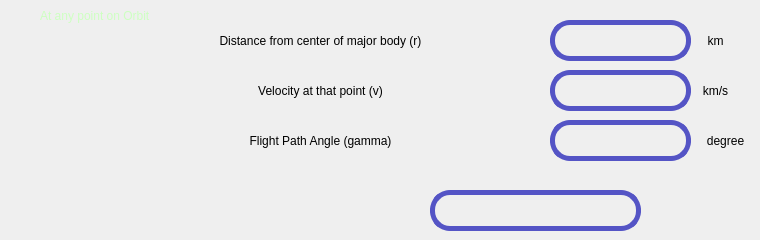
                           <widget class="QWidget" name="r_v_gamma_screen">
                            <widget class="QLabel" name="distance_frm_cntr_of_body_inpt_rvgamma">
                             <property name="geometry">
                              <rect>
                               <x>550</x>
                               <y>20</y>
                               <width>141</width>
                               <height>41</height>
                              </rect>
                             </property>
                             <property name="styleSheet">
                              <string notr="true">QLabel{
	
	border: 5px solid rgb(84, 84, 197);
	font: 12pt &quot;Arial&quot;;
	border-radius: 20px;
	color:white;
}


QLabel:hover{
	border: 4px solid rgb(2, 119, 189);


}</string>
                             </property>
                             <property name="text">
                              <string/>
                             </property>
                            </widget>
                            <widget class="QLabel" name="label_20">
                             <property name="geometry">
                              <rect>
                               <x>40</x>
                               <y>5</y>
                               <width>181</width>
                               <height>21</height>
                              </rect>
                             </property>
                             <property name="styleSheet">
                              <string notr="true">color:rgb(205, 255, 193);
border:none;</string>
                             </property>
                             <property name="text">
                              <string>At any point on Orbit</string>
                             </property>
                            </widget>
                            <widget class="QLabel" name="label_21">
                             <property name="geometry">
                              <rect>
                               <x>100</x>
                               <y>20</y>
                               <width>441</width>
                               <height>41</height>
                              </rect>
                             </property>
                             <property name="layoutDirection">
                              <enum>Qt::RightToLeft</enum>
                             </property>
                             <property name="styleSheet">
                              <string notr="true">border:none;</string>
                             </property>
                             <property name="text">
                              <string>Distance from center of major body (r)</string>
                             </property>
                             <property name="alignment">
                              <set>Qt::AlignCenter</set>
                             </property>
                            </widget>
                            <widget class="QLabel" name="label_30">
                             <property name="geometry">
                              <rect>
                               <x>100</x>
                               <y>70</y>
                               <width>441</width>
                               <height>41</height>
                              </rect>
                             </property>
                             <property name="layoutDirection">
                              <enum>Qt::RightToLeft</enum>
                             </property>
                             <property name="styleSheet">
                              <string notr="true">border:none;</string>
                             </property>
                             <property name="text">
                              <string>Velocity at that point (v)</string>
                             </property>
                             <property name="alignment">
                              <set>Qt::AlignCenter</set>
                             </property>
                            </widget>
                            <widget class="QLabel" name="label_31">
                             <property name="geometry">
                              <rect>
                               <x>690</x>
                               <y>20</y>
                               <width>51</width>
                               <height>41</height>
                              </rect>
                             </property>
                             <property name="layoutDirection">
                              <enum>Qt::RightToLeft</enum>
                             </property>
                             <property name="styleSheet">
                              <string notr="true">border:none;</string>
                             </property>
                             <property name="text">
                              <string>km</string>
                             </property>
                             <property name="alignment">
                              <set>Qt::AlignCenter</set>
                             </property>
                            </widget>
                            <widget class="QLabel" name="v_at_point_inpt_rvgamma">
                             <property name="geometry">
                              <rect>
                               <x>550</x>
                               <y>70</y>
                               <width>141</width>
                               <height>41</height>
                              </rect>
                             </property>
                             <property name="styleSheet">
                              <string notr="true">QLabel{
	
	border: 5px solid rgb(84, 84, 197);
	font: 12pt &quot;Arial&quot;;
	border-radius: 20px;
	color:white;
}


QLabel:hover{
	border: 4px solid rgb(2, 119, 189);


}</string>
                             </property>
                             <property name="text">
                              <string/>
                             </property>
                            </widget>
                            <widget class="QLabel" name="label_39">
                             <property name="geometry">
                              <rect>
                               <x>690</x>
                               <y>70</y>
                               <width>51</width>
                               <height>41</height>
                              </rect>
                             </property>
                             <property name="layoutDirection">
                              <enum>Qt::RightToLeft</enum>
                             </property>
                             <property name="styleSheet">
                              <string notr="true">border:none;</string>
                             </property>
                             <property name="text">
                              <string>km/s</string>
                             </property>
                             <property name="alignment">
                              <set>Qt::AlignCenter</set>
                             </property>
                            </widget>
                            <widget class="QLabel" name="flt_path_angle_inpt_rvgamma">
                             <property name="geometry">
                              <rect>
                               <x>550</x>
                               <y>120</y>
                               <width>141</width>
                               <height>41</height>
                              </rect>
                             </property>
                             <property name="styleSheet">
                              <string notr="true">QLabel{
	
	border: 5px solid rgb(84, 84, 197);
	font: 12pt &quot;Arial&quot;;
	border-radius: 20px;
	color:white;
}


QLabel:hover{
	border: 4px solid rgb(2, 119, 189);


}</string>
                             </property>
                             <property name="text">
                              <string/>
                             </property>
                            </widget>
                            <widget class="QLabel" name="label_41">
                             <property name="geometry">
                              <rect>
                               <x>100</x>
                               <y>120</y>
                               <width>441</width>
                               <height>41</height>
                              </rect>
                             </property>
                             <property name="layoutDirection">
                              <enum>Qt::RightToLeft</enum>
                             </property>
                             <property name="styleSheet">
                              <string notr="true">border:none;</string>
                             </property>
                             <property name="text">
                              <string>Flight Path Angle (gamma)</string>
                             </property>
                             <property name="alignment">
                              <set>Qt::AlignCenter</set>
                             </property>
                            </widget>
                            <widget class="QLabel" name="label_42">
                             <property name="geometry">
                              <rect>
                               <x>700</x>
                               <y>120</y>
                               <width>51</width>
                               <height>41</height>
                              </rect>
                             </property>
                             <property name="layoutDirection">
                              <enum>Qt::RightToLeft</enum>
                             </property>
                             <property name="styleSheet">
                              <string notr="true">border:none;</string>
                             </property>
                             <property name="text">
                              <string>degree</string>
                             </property>
                             <property name="alignment">
                              <set>Qt::AlignCenter</set>
                             </property>
                            </widget>
                            <widget class="QLabel" name="orbit_type_rvgamma">
                             <property name="geometry">
                              <rect>
                               <x>430</x>
                               <y>190</y>
                               <width>211</width>
                               <height>41</height>
                              </rect>
                             </property>
                             <property name="styleSheet">
                              <string notr="true">QLabel{
	
	border: 5px solid rgb(84, 84, 197);
	font: 12pt &quot;Arial&quot;;
	border-radius: 20px;
	color:white;
}


QLabel:hover{
	border: 4px solid rgb(2, 119, 189);


}</string>
                             </property>
                             <property name="text">
                              <string/>
                             </property>
                            </widget>
                           </widget>
